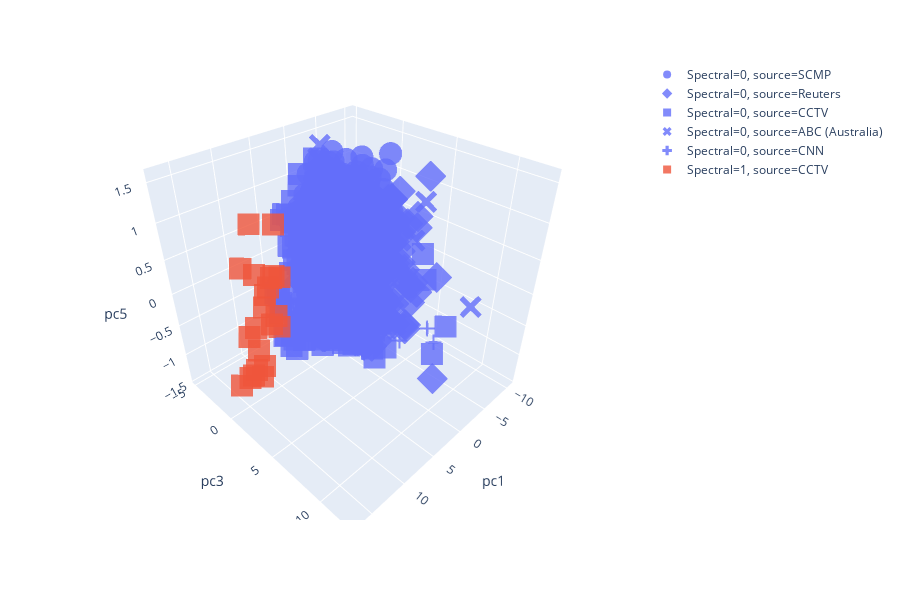

The code cell stored with this chart in its notebook:
### Code cell
three_d('Spectral', components=['pc1', 'pc3', 'pc5'])

### Figure 1 — Plotly figure (JSON) as saved in the notebook; plotly's stock layout.template omitted (floating-point values rounded to 4 significant figures; data arrays with more than 128 entries replaced by an {"elided": "..."} marker saying what was removed)
{"data": [{"customdata": {"elided": "542x1 str values"}, "hoverlabel": {"namelength": 0}, "hovertemplate": "<b>%{hovertext}</b><br><br>Spectral=%{customdata[0]}<br>source=SCMP<br>pc1=%{x}<br>pc3=%{y}<br>pc5=%{z}", "hovertext": {"elided": "542 str values"}, "legendgroup": "Spectral=0, source=SCMP", "marker": {"color": "#636efa", "opacity": 0.8, "symbol": "circle"}, "mode": "markers", "name": "Spectral=0, source=SCMP", "scene": "scene", "showlegend": true, "type": "scatter3d", "x": {"elided": "542 float values"}, "y": {"elided": "542 float values"}, "z": {"elided": "542 float values"}}, {"customdata": {"elided": "434x1 str values"}, "hoverlabel": {"namelength": 0}, "hovertemplate": "<b>%{hovertext}</b><br><br>Spectral=%{customdata[0]}<br>source=Reuters<br>pc1=%{x}<br>pc3=%{y}<br>pc5=%{z}", "hovertext": {"elided": "434 str values"}, "legendgroup": "Spectral=0, source=Reuters", "marker": {"color": "#636efa", "opacity": 0.8, "symbol": "diamond"}, "mode": "markers", "name": "Spectral=0, source=Reuters", "scene": "scene", "showlegend": true, "type": "scatter3d", "x": {"elided": "434 float values"}, "y": {"elided": "434 float values"}, "z": {"elided": "434 float values"}}, {"customdata": {"elided": "160x1 str values"}, "hoverlabel": {"namelength": 0}, "hovertemplate": "<b>%{hovertext}</b><br><br>Spectral=%{customdata[0]}<br>source=CCTV<br>pc1=%{x}<br>pc3=%{y}<br>pc5=%{z}", "hovertext": {"elided": "160 str values"}, "legendgroup": "Spectral=0, source=CCTV", "marker": {"color": "#636efa", "opacity": 0.8, "symbol": "square"}, "mode": "markers", "name": "Spectral=0, source=CCTV", "scene": "scene", "showlegend": true, "type": "scatter3d", "x": {"elided": "160 float values"}, "y": {"elided": "160 float values"}, "z": {"elided": "160 float values"}}, {"customdata": [["0"], ["0"], ["0"], ["0"], ["0"], ["0"], ["0"], ["0"], ["0"], ["0"], ["0"], ["0"], ["0"], ["0"], ["0"], ["0"], ["0"], ["0"], ["0"], ["0"], ["0"], ["0"], ["0"], ["0"], ["0"], ["0"], ["0"], ["0"], ["0"], ["0"], ["0"], ["0"], ["0"], ["0"], ["0"], ["0"], ["0"], ["0"], ["0"], ["0"], ["0"], ["0"], ["0"], ["0"], ["0"], ["0"], ["0"], ["0"], ["0"], ["0"], ["0"], ["0"], ["0"], ["0"], ["0"], ["0"], ["0"], ["0"], ["0"], ["0"], ["0"], ["0"], ["0"], ["0"], ["0"], ["0"], ["0"], ["0"], ["0"], ["0"], ["0"], ["0"], ["0"], ["0"], ["0"], ["0"], ["0"], ["0"], ["0"], ["0"], ["0"], ["0"], ["0"], ["0"], ["0"], ["0"], ["0"], ["0"], ["0"], ["0"], ["0"], ["0"], ["0"], ["0"], ["0"], ["0"], ["0"], ["0"], ["0"], ["0"], ["0"], ["0"]], "hoverlabel": {"namelength": 0}, "hovertemplate": "<b>%{hovertext}</b><br><br>Spectral=%{customdata[0]}<br>source=ABC (Australia)<br>pc1=%{x}<br>pc3=%{y}<br>pc5=%{z}", "hovertext": ["Hong Kong authorities accused of seizing on coronavirus outbreak to", "Coronavirus outbreak creates 'uneasy calm' on Hong Kong's streets as", "Australian artist Badiucao's exhibition finally shown in Melbourne after China", "Tourism Australia splashes cash on social media stars, led by", "Hong Kong protest reporter, Indonesian citizen journalist Yuli Riswati, deported", "Hong Kong's young protesters face years in prison as courts", "Hong Kong anti-Government protesters return in the thousands, but it", "Protesters barricade financial district and university campuses", "Hong Kong on 'brink of total breakdown', police warn after", "ASX falls as global markets mostly lower on trade uncertainty,", "Hong Kong protesters vandalise subway station as violence spreads on", "Hong Kong protests escalate after candlelight vigil marking death of", "China's Xi Jinping meets Carrie Lam in 'vote of confidence'", "Cathay Pacific crew say fear of China is fuelling paranoia", "Hong Kong pro-democracy activist Joshua Wong disqualified from district elections", "Andrew Bogut questions NBA's backdown to China over support for", "Hong Kong man whose murder case sparked protests leaves prison", "Hong Kong unrest sees residents look to Australian property safe", "Hong Kong protesters target Chinese businesses in latest demonstrations", "Hong Kong leader Carrie Lam aborts policy speech as members", "Hong Kong police say homemade bomb detonated during protests", "Hong Kong police were violently attacked in chaotic protests", "Urban sketcher Rob Sketcherman captures human side of Hong Kong", "Extinction Rebellion activists to use disruption tactics from Hong Kong", "Hong Kong protests over mask ban turn violent", "Hong Kong protests over 'authoritarian' mask ban quickly turn violent,", "Hong Kong teen shot by police during protests to be", "Protester is shot in the chest by a Hong Kong", "China holds National Day celebrations against backdrop of Hong Kong", "UK \"won't look the other way\" on beaten Hong Kong", "What it's like to be a news cameraman filming the", "Chinese Government hopes Hong Kong's 'silent majority' will bring pro-democracy", "Hong Kong police use water cannon on protesters", "Protesters picket US Consulate in Hong Kong", "ABC News quiz: Will you carry a ______ to the", "Carrie Lam announces formal withdrawal of extradition bill", "The top stories on ABC News", "The twin threats to democracy that link Hong Kong protests", "Hong Kong student protest delegation arrives in Australia amid fears", "Where has the ALP gone when Hong Kong needs it", "Carrie Lam says she would quit Hong Kong leadership", "Hong Kong protesters are young and angry. Here's why many", "Hong Kong protests escalate as police use water cannons, tear", "Hong Kong protests ramp up as police fire tear gas", "Why Chinese and Hong Kong students clash in Australia", "Hong Kong police officers aim guns at demonstrators", "Protesters topple high-tech lampposts over surveillance fears", "Why Macau hasn't been swept up by Hong Kong's pro-democracy", "Hong Kong residents form human chain across city", "Hong Kong protesters join hands in symbolic move as part", "Hong Kong protesters plan 'stress test' of international airport to", "Chinese Government voices support for counter Hong Kong protests in", "Pro-China death threat poster directed at Hong Kong protesters guarded", "Chinese ambassador to Australia warns foreigners not to interfere in", "Cathay Pacific boss resigns amid Chinese pressure over Hong Kong", "China's greatest weapon against Hong Kong's protests may be nationalist", "In Shenzhen, just across the harbour from Hong Kong, mainland", "Pro-China rally in Melbourne condemning Hong Kong protests delayed over", "Tiananmen Square organiser fears Hong Kong protests will come to", "Hong Kong protests: Satellite photos show scale of China's military", "Hong Kong protests highlight how China rejects international rule of", "ASX falls as Argentinian stocks lose half their value, Wall", "Demonstrators flood Hong Kong airport", "Protesters greet arrivals to Hong Kong", "After Hong Kong protests, is Taiwan the next flashpoint in", "Hong Kong police fire tear gas into crowds", "Massed protesters pack Hong Kong airport", "Police charge demonstrating protesters on Hong Kong streets", "China bans Cathay Pacific staff involved in Hong Kong protests", "Hong Kong protests spread across Australia revealing deep divisions in", "Hong Kong's protests rattle the nerves of Chinese millionaires, and", "Protesters beam lasers onto Hong Kong Space Museum", "The Drum Wednesday 7 August", "Hong Kong official says there is no need to deploy", "Hong Kong protests shut down shopping district as police respond", "Hong Kong protests: Colourful 'Lennon Walls' become flashpoints of violence", "Protesters storm Hong Kong's Kwai Chung police station", "Hong Kong's controversial extradition bill is 'dead' but protesters show", "UQ students 'shocked' by intimidation tactics in China-Hong Kong protest", "Hong Kong could see exodus of funds and people as", "Protesters and riot police injured in violent clashes in Hong", "Hong Kong leader Carrie Lam says extradition bill is dead", "Hong Kong mothers march in support of students who protested", "China issues stern warning to the UK to keep its", "Carrie Lam has lost control of Hong Kong protests and", "The Drum Tuesday June 2", "Hong Kong protesters cause havoc in parliament before police seize", "China censors Taiwan's Golden Melody Awards after presenter encourages Hong", "Hong Kong protesters break into parliament as tensions rise on", "Dodging tear gas and pepper spray to report on Hong", "Hong Kong exposes China's weak point as Xi meets with", "The Drum Monday June 17", "Hong Kong activist Joshua Wong released from prison after millions", "Sunday's march was the largest Hong Kong protest in decades", "A timelapse of protestors filling the streets of Hong Kong", "Hong Kong protesters demand Chief Executive Carrie Lam steps down", "Hong Kong Chief Executive responds to anti-extradition protests", "Hong Kong Chief Executive Carrie Lam blasts protesters after day", "Emotional Carrie Lam says she would never 'sell out' Hong", "Protesters and police clash in Hong Kong protests", "Hong Kong protests turn violent as hundreds of thousands protest", "Hong Kong protests over extradition law turn ugly as riot"], "legendgroup": "Spectral=0, source=ABC (Australia)", "marker": {"color": "#636efa", "opacity": 0.8, "symbol": "x"}, "mode": "markers", "name": "Spectral=0, source=ABC (Australia)", "scene": "scene", "showlegend": true, "type": "scatter3d", "x": [2.249, 0.1829, 0.4458, -1.34, -1.373, -0.1637, 0.5094, -0.4621, 0.1988, -10.41, -0.2828, -0.9029, 6.822, -0.09503, -0.1713, -0.7764, -0.1255, -9.591, -0.5685, -0.001288, -0.4604, -0.4661, -0.07601, -0.4722, -0.4711, 0.9077, -0.5119, -0.4559, -0.4751, -0.3213, -0.6682, 2.614, -0.4578, -0.4578, -0.3304, -0.2194, -0.4646, 0.1086, -0.6326, -2.349, -0.461, -0.232, -0.4647, -0.8493, -0.1139, -0.4613, -0.462, 0.2573, -0.4528, -0.2115, 0.5222, 1.319, -0.1134, -1.172, 0.2126, 1.584, 0.9544, -0.1242, 0.6969, 0.6746, 3.967, -5.602, -0.4571, -0.454, -0.4584, -0.4598, -0.4596, -0.4555, 1.139, 1.666, -6.345, -0.4578, 0.6913, 0.2893, -0.5023, -0.4026, -0.4602, 0.976, 0.04232, -2.49, -0.9818, 1.683, 1.497, -0.4373, -1.528, -0.455, 1.569, 0.7599, 1.008, 0.6027, -0.1131, -1.09, -0.2024, -0.4558, -0.4575, 0.5996, -0.461, 0.2738, -0.4591, -0.4603, -0.469, -1.542], "y": [-0.6853, -1.278, 12.41, 2.784, 1.832, 0.7521, -0.9092, -1.946, -3.81, 3.205, -3.037, -3.981, 2.221, 1.202, 0.7919, 2.431, 3.921, 2.746, -4.289, -1.38, -1.727, -1.862, 0.04663, -2.571, -2.081, -3.108, -2.587, -1.778, -2.03, -0.4037, 0.2858, -1.532, -1.77, -1.77, -0.5418, 0.7825, -2.056, 2.818, 0.7173, 2.216, -1.986, -2.011, -2.051, -3.579, -0.4963, -1.999, -1.813, -1.627, -1.649, -2.286, -1.461, -0.9329, 3.703, 0.5924, 3.53, -0.2563, -1.031, 1.48, -1.022, 6.598, 2.178, 0.9186, -1.826, -1.662, -2.568, -1.812, -1.846, -1.678, -0.181, 0.2925, 1.923, -1.77, -0.3476, -3.472, -3.613, -1.417, -1.87, -0.943, -2.857, 0.7108, -3.849, 0.1256, -0.6548, 0.2794, 0.04235, -1.742, -2.662, 5.576, -2.238, -2.055, 1.724, -0.931, 0.1302, -1.68, -1.842, -1.791, -1.902, -2.112, -1.849, -1.802, -2.023, -1.301], "z": [0.1634, -0.7996, 0.4428, -0.3715, 0.3447, 0.2969, 0.9173, -0.1204, 0.09549, 0.7212, 0.2329, -0.03141, -0.06169, 0.8018, 0.004415, -0.4503, 1.139, 0.1284, -1.217, -1.214, 0.9369, 1.562, 0.5738, 0.07183, 1.381, 0.6333, 0.1656, -0.6187, -0.2121, 0.8858, -0.7414, -0.6633, -0.059, -0.059, -0.1521, -0.4213, -0.2175, 0.4337, 0.2703, -0.9596, -0.6913, -0.2854, -0.1567, -0.3483, -1.122, -0.6955, 0.7766, -0.7262, -0.5741, -1.203, 0.2086, -0.762, 0.7978, -0.7757, 0.6028, -0.2312, 0.01839, 0.6069, 0.2766, -0.3473, 0.07733, -0.7403, -0.6355, -0.3257, -0.874, 0.2061, -0.08551, -0.0269, -0.07805, -0.4506, 0.7274, -0.059, -0.6295, -0.3975, -1.173, 0.5857, -0.09389, 0.8092, 0.2069, -0.9397, 0.4922, 0.5563, -0.3568, 0.01036, -0.8091, -0.6062, 0.3557, 0.04481, 0.0171, -0.349, 0.2502, -0.6114, 0.4528, 0.0304, -0.6411, -0.3564, -0.1051, 0.311, -0.2667, 0.4102, 1.211, 0.7471]}, {"customdata": [["0"], ["0"], ["0"], ["0"], ["0"], ["0"], ["0"], ["0"], ["0"], ["0"], ["0"], ["0"], ["0"], ["0"], ["0"], ["0"], ["0"], ["0"], ["0"], ["0"], ["0"], ["0"], ["0"], ["0"], ["0"], ["0"], ["0"], ["0"], ["0"], ["0"], ["0"], ["0"], ["0"], ["0"], ["0"], ["0"], ["0"], ["0"], ["0"], ["0"], ["0"], ["0"], ["0"], ["0"], ["0"], ["0"], ["0"], ["0"], ["0"], ["0"], ["0"], ["0"], ["0"], ["0"], ["0"], ["0"], ["0"], ["0"], ["0"], ["0"], ["0"], ["0"], ["0"], ["0"], ["0"], ["0"], ["0"], ["0"], ["0"], ["0"], ["0"], ["0"], ["0"], ["0"], ["0"], ["0"], ["0"], ["0"], ["0"], ["0"], ["0"]], "hoverlabel": {"namelength": 0}, "hovertemplate": "<b>%{hovertext}</b><br><br>Spectral=%{customdata[0]}<br>source=CNN<br>pc1=%{x}<br>pc3=%{y}<br>pc5=%{z}", "hovertext": ["Cathay Pacific warns of 'substantial loss' as coronavirus slashes air", "Tens of thousands of airline jobs are at risk as", "Human Rights Watch head says he was denied entry to", "Nearly 2 million adults are estimated to have shown symptoms", "Hong Kong protest fallout hits HSBC and the London Stock", "Grand Theft Auto V becomes latest battleground of Hong Kong", "From an extradition bill to a political crisis: A guide", "Chinese government cuts US Democratic debate feed during Xinjiang discussion", "Hong Kong protests and economic woes are pushing the city's", "Foreign experts in Hong Kong leave inquiry into police brutality", "China bans US military visits to Hong Kong in response", "China arrests two men for alleged involvement in Hong Kong", "Trump's risky move on Hong Kong", "Beijing vents fury at Washington over Hong Kong Human Rights", "Former British consulate worker says he was tortured in China", "Tencent vs. Alibaba: Why one Chinese titan is slumping while", "Disney says Hong Kong protests could wipe out $275 million", "Blizzard accepts 'accountability' over Hong Kong controversy, but gamers still", "Blizzard apologizes following Hong Kong controversy amid gamer protests", "Hong Kong activist Joshua Wong banned from running in local", "Chinese #MeToo activist and journalist who joined Hong Kong protests", "Murder suspect whose alleged crime sparked Hong Kong protests walks", "West is paying the price for supporting Hong Kong riots,", "Blizzard bans a college esports team for holding a \"Free", "Hong Kong leader's policy address abandoned as lawmakers say she", "LeBron James says NBA exec was 'misinformed' in his tweet", "China President Xi Jinping's balancing act over Hong Kong", "Blizzard said it will return prize money to Hong Kong", "US Sen. Ted Cruz rips Beijing 'dictatorship' during Hong Kong", "Apple CEO Tim Cook defends decision to remove an app", "Google pulls Hong Kong protest role-playing app", "Apple removes Quartz app in China", "The NBA is feeling China's wrath. Here's what other businesses", "Apple removes app used by Hong Kong protesters to track", "US businesses are trying to please America and China. That's", "NBA postpones Shanghai press event amid worsening spat with China", "ESPN faces criticism over its coverage of Hong Kong tweet", "Man shot with live round in major escalation of Hong", "5 things to know for September 30: Whistleblower, Jamal Khashoggi,", "A FedEx pilot was arrested by Chinese authorities", "Hong Kong horse races canceled over fears of political unrest", "Hong Kong protests are growing smaller but more violent and", "Taiwan warns citizens not to travel to Hong Kong and", "Hong Kong's leader warns US and other countries not to", "Be wary, investors: the Hong Kong protests still threaten world", "Hong Kong protesters march to US Consulate to call for", "After a summer of being tear gassed, can Hong Kong", "Hong Kong government's attempt to outflank protesters is doomed to", "China's top diplomat says Hong Kong protests are city's worst", "A gun shot, petrol bombs and water cannons mark violent", "Twitter cracks down on state media after unveiling Chinese campaign", "Hong Kong protests send a message Americans can hear loud", "'Big 4' accounting firms are on the defensive over Hong", "The man taking on Hong Kong from deep inside China's", "The week that Cathay Pacific surrendered to China", "Cathay Pacific CEO resigns amid Hong Kong protests", "Hong Kong protests: Trump offers to meet with China's Xi", "Beijing says Hong Kong protests 'show signs of terrorism.' If", "Hong Kong protests have reached a point of no return", "Cathay Pacific says it could fire staff who support Hong", "Hong Kong isn't just battling on the streets: There is", "United States becomes latest country to issue travel advisory over", "Start your Monday smart: Here's what's happening this week", "Hong Kong protests: Head of China's military garrison condemns violence", "China is blaming the US for the Hong Kong protests.", "Girl, 16, among 44 people charged with rioting in Hong", "Beijing to speak out after weeks of Hong Kong protests", "Hong Kong protests: Night of violence shocks city after seventh", "Hong Kong protests: Dramatic images of destruction draw both criticism", "Hong Kong's summer of dissent: After five weeks of protest,", "Hong Kong protesters take to Kowloon, in bid to appeal", "Diplomatic spat between UK and China after Beijing slams London's", "Beijing says 'radical' Hong Kong protests are an 'undisguised challenge'", "Start your Monday smart: Hong Kong, Putin & the Pope,", "Nike pulls products in China after designer sparks social media", "Beijing says it won't allow Hong Kong to be brought", "That viral photo of the Hong Kong protests is not", "Trump may raise Hong Kong protests with Xi as city", "Joshua Wong released from prison day after hundreds of thousands", "Hong Kong protests: Two people in serious condition with legislature", "Telegram reports powerful cyberattack from China during Hong Kong protests"], "legendgroup": "Spectral=0, source=CNN", "marker": {"color": "#636efa", "opacity": 0.8, "symbol": "cross"}, "mode": "markers", "name": "Spectral=0, source=CNN", "scene": "scene", "showlegend": true, "type": "scatter3d", "x": [-7.457, -4.89, -0.0002762, -1.702, -3.537, 1.007, 0.9753, 0.1278, -5.161, -0.02764, 2.894, 4.183, 0.9709, 3.577, 1.647, -2.732, -5.181, -0.05162, 1.313, 1.843, -0.3151, -1.94, -0.01484, 0.7776, 5.963, 0.7632, -0.0161, 0.3706, 2.449, 0.5547, 0.1241, 0.463, 0.928, 0.463, -1.278, 0.6164, -0.3076, -0.5835, -0.2729, -1.262, -1.83, -0.1877, 3.171, 0.2603, -1.275, -0.8118, -0.4102, 3.474, 0.3651, -0.5276, 0.61, -0.3417, 0.0833, 0.1929, -2.613, -3.611, -0.5876, -0.2041, -2.137, 0.1803, -0.1052, -0.1695, -0.3619, 0.9808, -0.1168, -0.294, -0.2214, 0.85, 1.483, 0.5379, 2.331, 2.114, 4.432, 0.1034, -0.7265, 0.5495, 0.7465, 2.376, 1.299, 0.07073, -0.3386], "y": [2.123, 0.7233, -0.2411, -1.101, 1.119, 5.687, -0.6252, 9.161, 1.529, 3.903, 3.992, 0.3927, 4.78, 2.5, 6.401, 0.8144, 1.91, 4.94, 7.378, 2.075, 3.258, 0.6827, 2.494, 5.188, 0.5289, 5.357, 0.1393, 4.101, 4.338, 1.959, 2.673, 1.51, -0.1585, 1.106, 0.8606, 4.002, 3.077, -4.9, -0.7228, -0.1514, 0.2324, -3.703, 0.5142, -0.4263, -0.1132, -1.284, -1.751, -1.272, -0.2335, -3.662, 10.01, 0.9983, 1.443, 2.945, 0.4288, 1.473, 1.664, 0.2359, -1.626, 3.042, 1.433, 2.271, -1.326, -1.474, 5.006, -1.41, -2.353, -1.113, -2.187, -2.266, -2.023, 4.329, -0.01897, -1.139, 2.357, 1.776, 4.548, 0.4433, 4.111, -3.416, 3.124], "z": [0.09671, -0.317, 0.3994, -0.7391, -0.4157, -0.5737, 0.6178, -0.1948, 0.807, 0.813, -0.4064, 0.487, -0.452, 0.4652, 0.6897, -0.9517, -0.3097, 0.3167, -0.4956, 0.1774, -0.6739, 0.8763, -0.9404, -0.3447, 0.5342, -0.5129, -1.056, 0.2543, -0.9413, -0.4109, -0.3461, -0.9578, -0.6739, -0.4912, -0.8489, 0.5824, 0.1118, -1.429, -0.9973, 0.04476, -0.01609, 0.6419, 0.2212, -0.314, 0.3993, -0.6472, -0.6576, 1.018, 1.023, 0.3068, -0.2932, -0.6793, -0.5887, -0.4199, -1.079, 0.2455, 0.2786, 0.1754, -0.362, -0.6335, 0.3677, -0.6184, -0.2193, 0.7635, -0.3171, -0.3805, -0.9696, 0.7671, 0.3883, -0.7058, -0.6433, -0.9699, -0.6416, -0.1492, 0.315, -0.5164, -0.3908, -0.3475, 0.3026, -0.9124, -0.3865]}, {"customdata": [["1"], ["1"], ["1"], ["1"], ["1"], ["1"], ["1"], ["1"], ["1"], ["1"], ["1"], ["1"], ["1"], ["1"], ["1"], ["1"], ["1"], ["1"], ["1"], ["1"], ["1"], ["1"]], "hoverlabel": {"namelength": 0}, "hovertemplate": "<b>%{hovertext}</b><br><br>Spectral=%{customdata[0]}<br>source=CCTV<br>pc1=%{x}<br>pc3=%{y}<br>pc5=%{z}", "hovertext": ["Hong Kong chief executive: 'One Country' is premise of 'Two", "No external forces allowed to disrupt Hong Kong: spokesperson", "Spokesperson: Xi Jinping's remarks point way to stabilizing Hong Kong", "Hong Kong, Macao affairs chief reiterates patriots' principal role in", "Central gov't spokesperson strongly condemns knife attack against Hong Kong", "Spokesperson condemns criminality by small number of rioters in Hong", "Senior Chinese official opposes, condemns U.S. Congress passing Hong Kong-related", "China expresses strong condemnation against U.S. Senate's passing of Hong", "British official's remarks on Hong Kong \"irresponsible,\" says Chinese embassy", "China slams some U.S. politicians' remarks about Hong Kong", "China strongly opposes U.S. congressional committees' passing of Hong Kong-related", "No compromise with \"black sheep\" attempting to disrupt Hong Kong's", "Central govt will continue to support HKSAR govt: Luo", "Xi meets HKSAR chief executive", "HK govt, Chinese Foreign Ministry strongly opposes U.S. move to", "HKSAR gov't says protests beyond rational limit, not to condone", "Protesters' storming of HK govt building condemned", "HK violence condemned by overseas specialists", "HK people urged to stop violence and chaos, bring back", "HKSAR chief executive announces suspension of fugitive law amendments, promises", "Upholding rule of law only way to make things right", "Top political advisor calls for broadest patriotic united front at"], "legendgroup": "Spectral=1, source=CCTV", "marker": {"color": "#EF553B", "opacity": 0.8, "symbol": "square"}, "mode": "markers", "name": "Spectral=1, source=CCTV", "scene": "scene", "showlegend": true, "type": "scatter3d", "x": [13.02, 11.85, 15.35, 16.9, 14.51, 10.4, 10.55, 13.65, 11.89, 14.92, 14.97, 10.37, 11.01, 14.34, 13.57, 11.14, 12.37, 9.771, 13.56, 12.39, 14.23, 10.8], "y": [0.7747, 2.028, 0.9983, 1.336, 0.7969, 0.3319, 0.7937, 0.8505, 0.7913, 1.05, 1.243, 0.5161, 0.4233, 0.9618, 0.8214, 0.5492, 0.2024, 0.5984, 1.447, 0.9326, 1.555, 1.673], "z": [-0.8375, -0.1449, -0.8457, -0.8194, 0.7186, 0.3407, 0.4184, -0.525, 0.218, -0.8286, -0.1814, -0.2138, 0.2466, -0.7908, -0.1743, -0.2954, 0.4747, 1.052, 1.271, 0.07724, -0.8442, 0.4838]}], "layout": {"height": 600, "legend": {"tracegroupgap": 0}, "margin": {"t": 60}, "scene": {"domain": {"x": [0, 0.98], "y": [0, 1]}, "xaxis": {"title": {"text": "pc1"}}, "yaxis": {"title": {"text": "pc3"}}, "zaxis": {"title": {"text": "pc5"}}}, "showlegend": true}}
